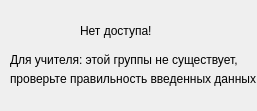
<?xml version="1.0" encoding="UTF-8"?>
<ui version="4.0">
 <class>not_allowed</class>
 <widget class="QWidget" name="not_allowed">
  <property name="geometry">
   <rect>
    <x>0</x>
    <y>0</y>
    <width>257</width>
    <height>111</height>
   </rect>
  </property>
  <property name="windowTitle">
   <string>Внимание!</string>
  </property>
  <property name="windowIcon">
   <iconset>
    <normaloff>../../../../../Users/User/Documents/Tempовая хуйня/easter egg.jpg</normaloff>../../../../../Users/User/Documents/Tempовая хуйня/easter egg.jpg</iconset>
  </property>
  <widget class="QLabel" name="label">
   <property name="geometry">
    <rect>
     <x>80</x>
     <y>20</y>
     <width>81</width>
     <height>21</height>
    </rect>
   </property>
   <property name="text">
    <string>Нет доступа!</string>
   </property>
  </widget>
  <widget class="QLabel" name="label_2">
   <property name="geometry">
    <rect>
     <x>10</x>
     <y>70</y>
     <width>261</width>
     <height>18</height>
    </rect>
   </property>
   <property name="text">
    <string>проверьте правильность введенных данных</string>
   </property>
  </widget>
  <widget class="QLabel" name="label_3">
   <property name="geometry">
    <rect>
     <x>10</x>
     <y>50</y>
     <width>381</width>
     <height>20</height>
    </rect>
   </property>
   <property name="text">
    <string>Для учителя: этой группы не существует, </string>
   </property>
  </widget>
 </widget>
 <resources/>
 <connections/>
</ui>
